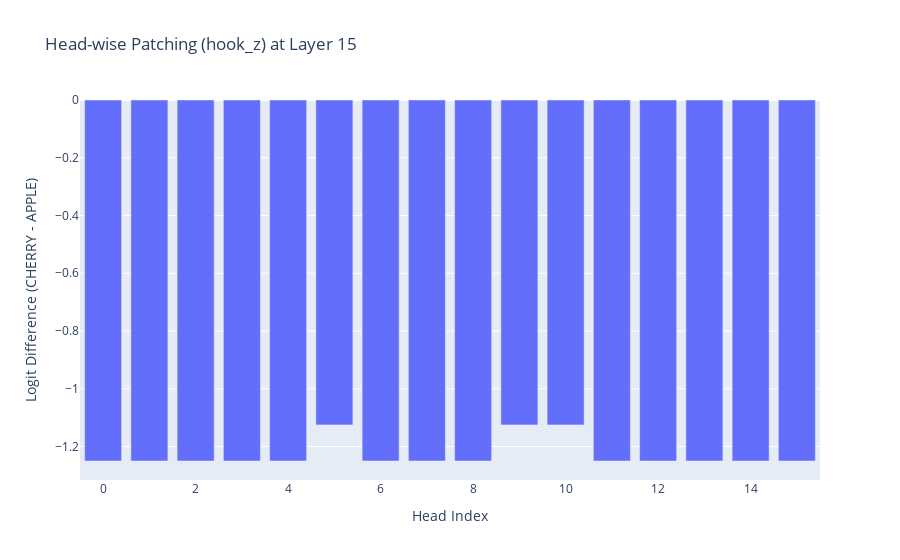
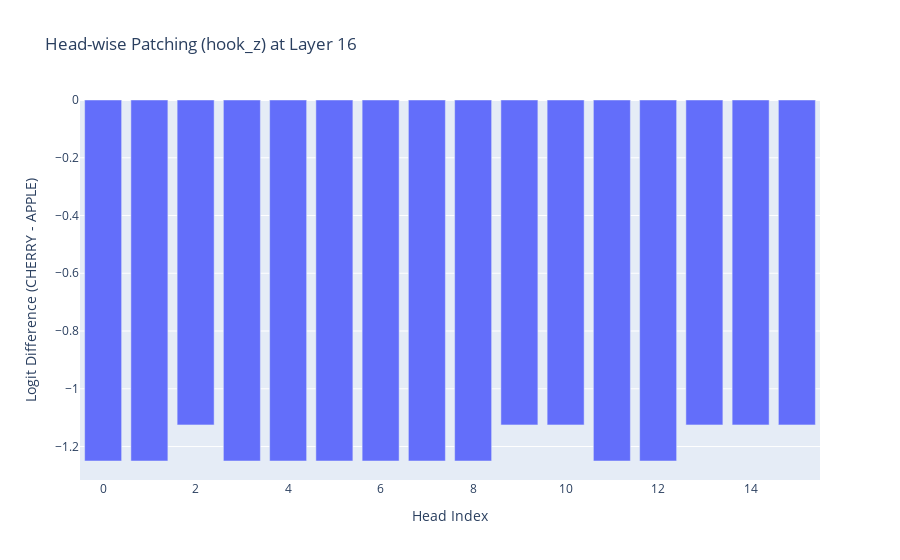
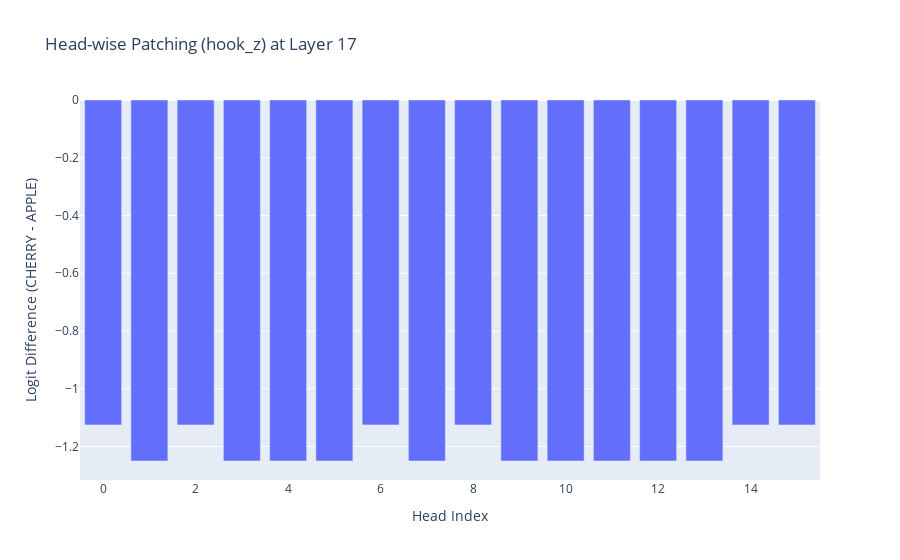
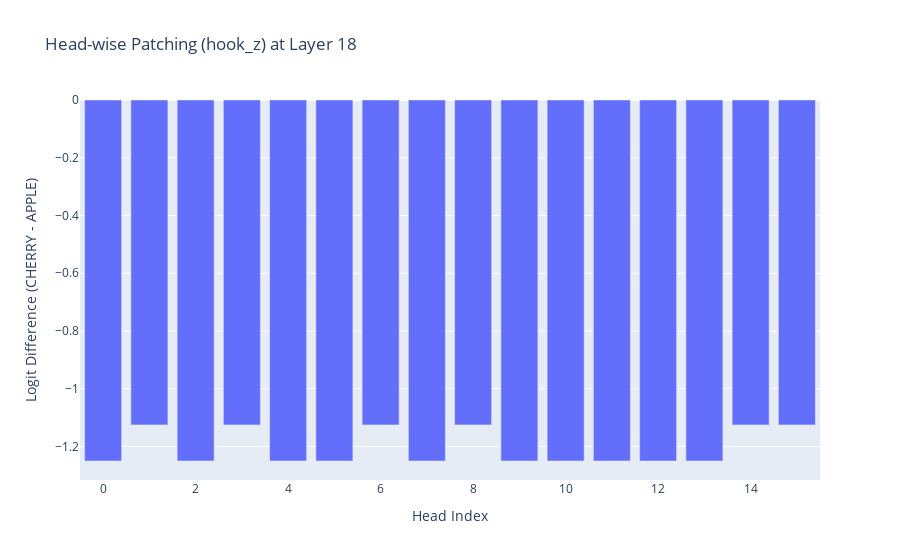

The cell these charts' notebook holds for them, in order:
### Code cell
# ---- 0) Configuration ----
for target_layer in range(15,42):
    # target_layer = 29 
    n_heads = model.cfg.n_heads
    head_patching_results = []

    clean_z_storage = None
    def capture_z(act, hook):
        global clean_z_storage
        # Take last token: [head, d_head]
        clean_z_storage = act[0, -1].detach().clone().to("cpu")
        return act

    with torch.no_grad():
        model.run_with_hooks(
            clean_ids,
            fwd_hooks=[(f"blocks.{target_layer}.attn.hook_z", capture_z)],
            return_type=None
        )

    # ---- 2) Iterate and Patch Each Head's 'z' ----
    for head_idx in tqdm(range(n_heads)):
        # Bring clean z for this head back to GPU
        clean_z_vec = clean_z_storage[head_idx].to(device)

        def patch_specific_z(act, hook):
            # act: [batch, pos, head, d_head]
            act[0, -1, head_idx] = clean_z_vec
            return act

        # Container for the final logit result
        captured = {"resid_last": None}
        def capture_final_resid(act, hook):
            captured["resid_last"] = act[0, -1].detach().clone()
            return act

        fwd_hooks = [
            (f"blocks.{target_layer}.attn.hook_z", patch_specific_z),
            (final_hook_name, capture_final_resid),
        ]

        with torch.no_grad():
            model.run_with_hooks(
                flip_ids, # Corrupted run where APPLE wins
                fwd_hooks=fwd_hooks,
                return_type=None
            )

        score = logit_diff_from_final_resid_last(captured["resid_last"])
        head_patching_results.append(score)
        
        # Cleanup
        del clean_z_vec
        torch.cuda.empty_cache()

    # ---- 3) Plot ----
    import plotly.express as px
    fig = px.bar(x=range(n_heads), y=head_patching_results, 
                title=f"Head-wise Patching (hook_z) at Layer {target_layer}",
                labels={"x": "Head Index", "y": "Logit Difference (CHERRY - APPLE)"})
    fig.show()

### Figure 1 — Plotly figure (JSON) as saved in the notebook; plotly's stock layout.template omitted (floating-point values rounded to 4 significant figures)
{"data": [{"hovertemplate": "Head Index=%{x}<br>Logit Difference (CHERRY - APPLE)=%{y}<extra></extra>", "legendgroup": "", "marker": {"color": "#636efa", "pattern": {"shape": ""}}, "name": "", "orientation": "v", "showlegend": false, "textposition": "auto", "type": "bar", "x": [0, 1, 2, 3, 4, 5, 6, 7, 8, 9, 10, 11, 12, 13, 14, 15], "xaxis": "x", "y": [-1.25, -1.25, -1.25, -1.25, -1.25, -1.125, -1.25, -1.25, -1.25, -1.125, -1.125, -1.25, -1.25, -1.25, -1.25, -1.25], "yaxis": "y"}], "layout": {"barmode": "relative", "legend": {"tracegroupgap": 0}, "title": {"text": "Head-wise Patching (hook_z) at Layer 15"}, "xaxis": {"anchor": "y", "domain": [0, 1], "title": {"text": "Head Index"}}, "yaxis": {"anchor": "x", "domain": [0, 1], "title": {"text": "Logit Difference (CHERRY - APPLE)"}}}}

### Figure 2 — Plotly figure (JSON) as saved in the notebook; plotly's stock layout.template omitted (floating-point values rounded to 4 significant figures)
{"data": [{"hovertemplate": "Head Index=%{x}<br>Logit Difference (CHERRY - APPLE)=%{y}<extra></extra>", "legendgroup": "", "marker": {"color": "#636efa", "pattern": {"shape": ""}}, "name": "", "orientation": "v", "showlegend": false, "textposition": "auto", "type": "bar", "x": [0, 1, 2, 3, 4, 5, 6, 7, 8, 9, 10, 11, 12, 13, 14, 15], "xaxis": "x", "y": [-1.25, -1.25, -1.125, -1.25, -1.25, -1.25, -1.25, -1.25, -1.25, -1.125, -1.125, -1.25, -1.25, -1.125, -1.125, -1.125], "yaxis": "y"}], "layout": {"barmode": "relative", "legend": {"tracegroupgap": 0}, "title": {"text": "Head-wise Patching (hook_z) at Layer 16"}, "xaxis": {"anchor": "y", "domain": [0, 1], "title": {"text": "Head Index"}}, "yaxis": {"anchor": "x", "domain": [0, 1], "title": {"text": "Logit Difference (CHERRY - APPLE)"}}}}

### Figure 3 — Plotly figure (JSON) as saved in the notebook; plotly's stock layout.template omitted (floating-point values rounded to 4 significant figures)
{"data": [{"hovertemplate": "Head Index=%{x}<br>Logit Difference (CHERRY - APPLE)=%{y}<extra></extra>", "legendgroup": "", "marker": {"color": "#636efa", "pattern": {"shape": ""}}, "name": "", "orientation": "v", "showlegend": false, "textposition": "auto", "type": "bar", "x": [0, 1, 2, 3, 4, 5, 6, 7, 8, 9, 10, 11, 12, 13, 14, 15], "xaxis": "x", "y": [-1.125, -1.25, -1.125, -1.25, -1.25, -1.25, -1.125, -1.25, -1.125, -1.25, -1.25, -1.25, -1.25, -1.25, -1.125, -1.125], "yaxis": "y"}], "layout": {"barmode": "relative", "legend": {"tracegroupgap": 0}, "title": {"text": "Head-wise Patching (hook_z) at Layer 17"}, "xaxis": {"anchor": "y", "domain": [0, 1], "title": {"text": "Head Index"}}, "yaxis": {"anchor": "x", "domain": [0, 1], "title": {"text": "Logit Difference (CHERRY - APPLE)"}}}}

### Figure 4 — Plotly figure (JSON) as saved in the notebook; plotly's stock layout.template omitted (floating-point values rounded to 4 significant figures)
{"data": [{"hovertemplate": "Head Index=%{x}<br>Logit Difference (CHERRY - APPLE)=%{y}<extra></extra>", "legendgroup": "", "marker": {"color": "#636efa", "pattern": {"shape": ""}}, "name": "", "orientation": "v", "showlegend": false, "textposition": "auto", "type": "bar", "x": [0, 1, 2, 3, 4, 5, 6, 7, 8, 9, 10, 11, 12, 13, 14, 15], "xaxis": "x", "y": [-1.25, -1.125, -1.25, -1.125, -1.25, -1.25, -1.125, -1.25, -1.125, -1.25, -1.25, -1.25, -1.25, -1.25, -1.125, -1.125], "yaxis": "y"}], "layout": {"barmode": "relative", "legend": {"tracegroupgap": 0}, "title": {"text": "Head-wise Patching (hook_z) at Layer 18"}, "xaxis": {"anchor": "y", "domain": [0, 1], "title": {"text": "Head Index"}}, "yaxis": {"anchor": "x", "domain": [0, 1], "title": {"text": "Logit Difference (CHERRY - APPLE)"}}}}
